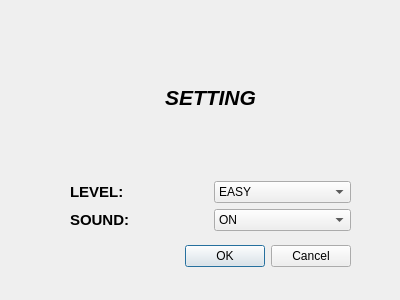
<?xml version="1.0" encoding="UTF-8"?>
<ui version="4.0">
 <class>Setting</class>
 <widget class="QDialog" name="Setting">
  <property name="geometry">
   <rect>
    <x>0</x>
    <y>0</y>
    <width>400</width>
    <height>300</height>
   </rect>
  </property>
  <property name="windowTitle">
   <string>Dialog</string>
  </property>
  <widget class="QDialogButtonBox" name="buttonBox">
   <property name="geometry">
    <rect>
     <x>70</x>
     <y>240</y>
     <width>281</width>
     <height>32</height>
    </rect>
   </property>
   <property name="orientation">
    <enum>Qt::Horizontal</enum>
   </property>
   <property name="standardButtons">
    <set>QDialogButtonBox::Cancel|QDialogButtonBox::Ok</set>
   </property>
  </widget>
  <widget class="QWidget" name="">
   <property name="geometry">
    <rect>
     <x>70</x>
     <y>20</y>
     <width>281</width>
     <height>211</height>
    </rect>
   </property>
   <layout class="QVBoxLayout" name="verticalLayout">
    <item>
     <widget class="QLabel" name="label">
      <property name="text">
       <string>&lt;html&gt;&lt;head/&gt;&lt;body&gt;&lt;p align=&quot;center&quot;&gt;&lt;span style=&quot; font-size:16pt; font-weight:600; font-style:italic;&quot;&gt;SETTING&lt;/span&gt;&lt;/p&gt;&lt;/body&gt;&lt;/html&gt;</string>
      </property>
     </widget>
    </item>
    <item>
     <layout class="QHBoxLayout" name="horizontalLayout_2">
      <item>
       <widget class="QLabel" name="label_2">
        <property name="text">
         <string>&lt;html&gt;&lt;head/&gt;&lt;body&gt;&lt;p&gt;&lt;span style=&quot; font-size:11pt; font-weight:600;&quot;&gt;LEVEL:&lt;/span&gt;&lt;/p&gt;&lt;/body&gt;&lt;/html&gt;</string>
        </property>
       </widget>
      </item>
      <item>
       <widget class="QComboBox" name="comboBox">
        <item>
         <property name="text">
          <string>EASY</string>
         </property>
        </item>
        <item>
         <property name="text">
          <string>MEDIUM</string>
         </property>
        </item>
        <item>
         <property name="text">
          <string>HARD</string>
         </property>
        </item>
        <item>
         <property name="text">
          <string>EXPERT</string>
         </property>
        </item>
       </widget>
      </item>
     </layout>
    </item>
    <item>
     <layout class="QHBoxLayout" name="horizontalLayout">
      <item>
       <widget class="QLabel" name="label_3">
        <property name="text">
         <string>&lt;html&gt;&lt;head/&gt;&lt;body&gt;&lt;p&gt;&lt;span style=&quot; font-size:11pt; font-weight:600;&quot;&gt;SOUND:&lt;/span&gt;&lt;/p&gt;&lt;/body&gt;&lt;/html&gt;</string>
        </property>
       </widget>
      </item>
      <item>
       <widget class="QComboBox" name="comboBox_2">
        <item>
         <property name="text">
          <string>ON</string>
         </property>
        </item>
        <item>
         <property name="text">
          <string>OFF</string>
         </property>
        </item>
       </widget>
      </item>
     </layout>
    </item>
   </layout>
  </widget>
 </widget>
 <resources/>
 <connections>
  <connection>
   <sender>buttonBox</sender>
   <signal>accepted()</signal>
   <receiver>Setting</receiver>
   <slot>accept()</slot>
   <hints>
    <hint type="sourcelabel">
     <x>248</x>
     <y>254</y>
    </hint>
    <hint type="destinationlabel">
     <x>157</x>
     <y>274</y>
    </hint>
   </hints>
  </connection>
  <connection>
   <sender>buttonBox</sender>
   <signal>rejected()</signal>
   <receiver>Setting</receiver>
   <slot>reject()</slot>
   <hints>
    <hint type="sourcelabel">
     <x>316</x>
     <y>260</y>
    </hint>
    <hint type="destinationlabel">
     <x>286</x>
     <y>274</y>
    </hint>
   </hints>
  </connection>
 </connections>
</ui>
